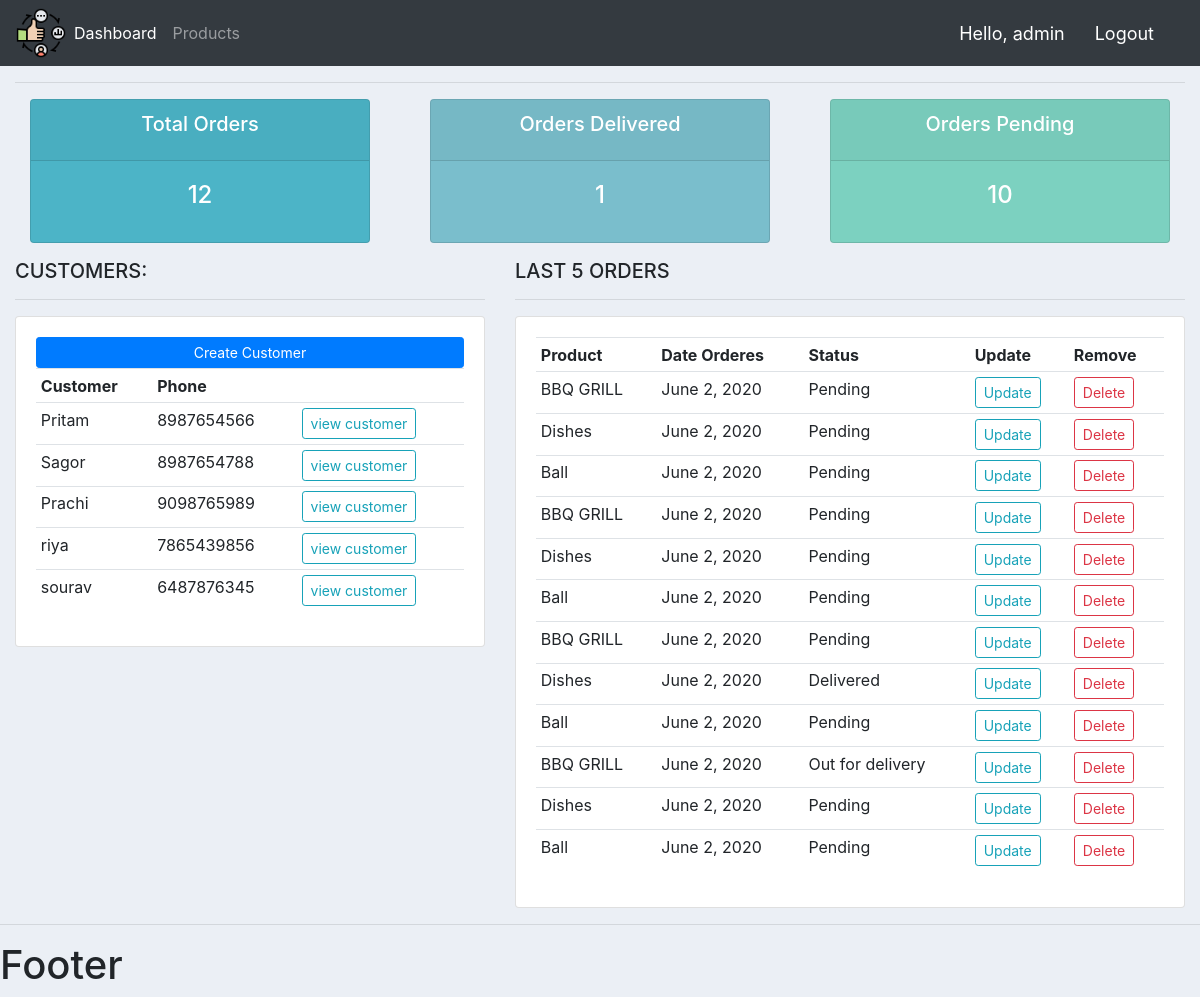
The app's page / (signed in) with its own data.
### account/models.py (models this page shows, shortened)
class Customer(models.Model):
    user         = models.OneToOneField(User, null=True, blank=True, on_delete=models.CASCADE)
    name         = models.CharField(max_length=200, null=True)
    phone        = models.CharField(max_length=200, null=True)
    email        = models.CharField(max_length=200, null=True)
    profile_pic  = models.ImageField(null=True, blank=True, default='default.png')
    date_created = models.DateField(auto_now_add=True, null=True)

class Order(models.Model):
    STATUS = (
        ('Pending', 'Pending'),
        ('Out for delivery', 'Out for delivery'),
        ('Delivered', 'Delivered'),
    )
    customer = models.ForeignKey(Customer, null=True, on_delete=models.SET_NULL)
    product = models.ForeignKey(Product, null=True, on_delete=models.SET_NULL)
    date_created = models.DateField(auto_now_add=True, null=True)
    status = models.CharField(max_length=200, null=True, choices=STATUS)
    note = models.CharField(max_length=1000, null=True)

class Product(models.Model):
    CATEGORY = (
        ('Indoor', 'Indoor'),
        ('Out Door', 'Out Door'),
    )
    name = models.CharField(max_length=200, null=True)
    price = models.FloatField(null=True)
    category = models.CharField(max_length=200, null=True, choices=CATEGORY)
    description = models.CharField(max_length=200, null=True, blank=True)
    date_created = models.DateField(auto_now_add=True, null=True)
    tags = models.ManyToManyField(Tag)

### account/decorators.py (the view)
    def wrapper_func(request, *args, **kwargs):
        group = None
        if request.user.groups.exists():
            group = request.user.groups.all()[0].name
        if group == 'customer':
            return redirect('user-page')
        if group == 'admin':
            return view_func(request, *args, **kwargs)

### account/views.py (called while the page is built)
@login_required(login_url='login')
@admin_only
def home(request):
    orders = Order.objects.all()
    customers = Customer.objects.all()
    total_customers = customers.count()
    total_orders = orders.count()
    pending = orders.filter(status="Pending").count()
    delivered = orders.filter(status="Delivered").count()
    context = {
        'orders': orders,
        'customers':customers,
        'total_orders':total_orders,
        'pending':pending,
        'delivered':delivered,
        }
    return render(request, 'account/dashboard.htm', context)

### account/templates/account/dashboard.htm
{% extends 'account/base.htm' %}
{% block content %}
{% include 'account/status.htm' %}
    <div class="row">
        <div class="col-md-5">
            <h5>CUSTOMERS:</h5>
            <hr>
            <div class="card card-body">
                <a class="btn btn-primary btn-sm btn-block" href="#">Create Customer</a>
                <table class="table table-sm">
                    <tr>
                        <th>Customer</th>
                        <th>Phone</th>
                        <th></th>
                    </tr>
                    {% for customer in customers %}
                        <tr>
                            <td>{{ customer.name }}</td>
                            <td>{{ customer.phone }}</td>
                            <td><a class="btn btn-outline-info btn-sm" href="{% url 'customer' customer.pk %}">view customer</a></td>
                        </tr>
                    {% endfor %}
                </table>
            </div>
        </div>
        <div class="col-md-7">
            <h5>LAST 5 ORDERS</h5>
            <hr>
            <div class="card card-body">
                <table class="table table-sm">
                    <tr>
                        <th>Product</th>
                        <th>Date Orderes</th>
                        <th>Status</th>
                        <th>Update</th>
                        <th>Remove</th>
                    </tr>
                    {% for order in orders %}
                        <tr>
                            <td>{{ order.product.name }}</td>
                            <td>{{ order.date_created }}</td>
                            <td>{{ order.status }}</td>
                            <td><a class="btn btn-outline-info btn-sm" href="{% url 'update-order' order.id %}">Update</a></td>
                            <td><a class="btn btn-outline-danger btn-sm" href="{% url 'delete-order' order.id %}">Delete</a></td>
                        </tr>
                    {% endfor %}
                </table>
            </div>
        </div>
    </div>
{% endblock %}

### account/templates/account/base.htm (shortened to what this page needs)
{% load static %}
<!DOCTYPE html>
<html lang="en">
<head>
    <link rel="stylesheet" href="https://stackpath.bootstrapcdn.com/bootstrap/4.5.0/css/bootstrap.min.css">
    <link rel="stylesheet" href="{% static 'css/main.css' %}">
</head>
<body>
    {% include 'account/navbar.htm' %}
    <div class="container-fluid">
        {% block content %}
        {% endblock %}
    </div>
    <hr>
    <h1>Footer</h1>
</body>
</html>

### account/templates/account/navbar.htm (shortened to what this page needs)
{% load static %}
<nav class="navbar navbar-expand-lg navbar-dark bg-dark">
    <a href="{% url 'home' %}"><img src="{% static 'images/logo.png' %}" alt="" style="width: 50px; height: auto;"></a>
    <div class="collapse navbar-collapse" id="navbarSupportedContent">
      <ul class="navbar-nav mr-auto">
        {% if request.user.is_staff %}
        <li class="nav-item active">
          <a class="nav-link" href="{% url 'home' %}">Dashboard <span class="sr-only">(current)</span></a>
        </li>
        <li class="nav-item">
          <a class="nav-link" href="{% url 'products' %}">Products</a>
        </li>
        {% else %}
        <li class="nav-item" style="margin-left: 50px;">
          <a class="nav-link" href="{% url 'account' %}">Settings</a>
        </li>
        {% endif %}
      </ul>
    </div>
    <span class="hello-msg">Hello, {{ request.user }}</span>
    <span><a class="hello-msg" href="{% url 'logout' %}">Logout</a></span>
</nav>

### account/templates/account/status.htm
<hr>
<div class="row">
    <div class="col">
        <div class="col-md">
            <div class="card text-center text-white mb-3" id="total-orders">
              <div class="card-header">
                  <h5 class="card-title">Total Orders</h5>
              </div>
              <div class="card-body">
                <h4 class="card-title">{{ total_orders }}</h4>
              </div>
            </div>
        </div>
    </div>
    <div class="col">
        <div class="col-md">
            <div class="card text-center text-white mb-3" id="orders-deliverd">
              <div class="card-header">
                  <h5 class="card-title">Orders Delivered</h5>
              </div>
              <div class="card-body">
                <h4 class="card-title">{{ delivered }}</h4>
              </div>
            </div>
        </div>
    </div>
    <div class="col">
        <div class="col-md">
            <div class="card text-center text-white mb-3" id="orders-pending">
              <div class="card-header">
                  <h5 class="card-title">Orders Pending</h5>
              </div>
              <div class="card-body">
                <h4 class="card-title">{{ pending }}</h4>
              </div>
            </div>
        </div>
    </div>
</div>

### static/css/main.css (style rules this page uses)
body { background-color: #ebeff5; }
#total-orders { background-color: #4cb4c7; }
#orders-deliverd { background-color: #7abecc; }
#orders-pending { background-color: #7cd1c0; }

### account/templates/account/navbar.htm (style rules this page uses)
.hello-msg { font-size: 18px; color: #ffffff; margin-right: 30px; }

### records on screen
Customer: name "Pritam", phone "8987654566"
Customer: name "Sagor", phone "8987654788"
Customer: name "Prachi", phone "9098765989"
Customer: name "riya", phone "7865439856"
Customer: name "sourav", phone "6487876345"
Order: product.name "BBQ GRILL", date_created "June 2, 2020", status "Pending"
Order: product.name "Dishes", date_created "June 2, 2020", status "Pending"
Order: product.name "Ball", date_created "June 2, 2020", status "Pending"
Order: product.name "BBQ GRILL", date_created "June 2, 2020", status "Pending"
Order: product.name "Dishes", date_created "June 2, 2020", status "Pending"
Order: product.name "Ball", date_created "June 2, 2020", status "Pending"
Order: product.name "BBQ GRILL", date_created "June 2, 2020", status "Pending"
Order: product.name "Dishes", date_created "June 2, 2020", status "Delivered"
Order: product.name "Ball", date_created "June 2, 2020", status "Pending"
Order: product.name "BBQ GRILL", date_created "June 2, 2020", status "Out for delivery"
Order: product.name "Dishes", date_created "June 2, 2020", status "Pending"
Order: product.name "Ball", date_created "June 2, 2020", status "Pending"

### other values on screen
{{ request.user }} "admin"
{{ total_orders }} "12"
{{ delivered }} "1"
{{ pending }} "10"
